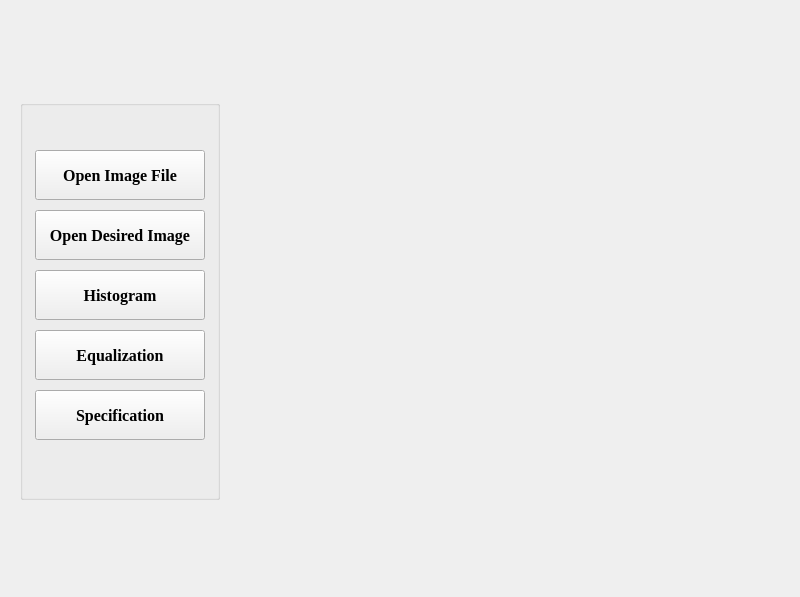
<?xml version="1.0" encoding="UTF-8"?>
<ui version="4.0">
 <class>AnaSayfa</class>
 <widget class="QMainWindow" name="AnaSayfa">
  <property name="geometry">
   <rect>
    <x>0</x>
    <y>0</y>
    <width>800</width>
    <height>597</height>
   </rect>
  </property>
  <property name="windowTitle">
   <string>Ana Sayfa</string>
  </property>
  <widget class="QWidget" name="centralwidget">
   <widget class="QWidget" name="gridLayoutWidget">
    <property name="geometry">
     <rect>
      <x>230</x>
      <y>10</y>
      <width>561</width>
      <height>581</height>
     </rect>
    </property>
    <layout class="QGridLayout" name="gridLayout">
     <property name="spacing">
      <number>5</number>
     </property>
     <item row="1" column="0">
      <widget class="QLabel" name="label_3">
       <property name="sizePolicy">
        <sizepolicy hsizetype="Ignored" vsizetype="Ignored">
         <horstretch>0</horstretch>
         <verstretch>0</verstretch>
        </sizepolicy>
       </property>
       <property name="text">
        <string/>
       </property>
       <property name="scaledContents">
        <bool>true</bool>
       </property>
      </widget>
     </item>
     <item row="1" column="1">
      <widget class="QLabel" name="label_4">
       <property name="sizePolicy">
        <sizepolicy hsizetype="Ignored" vsizetype="Ignored">
         <horstretch>0</horstretch>
         <verstretch>0</verstretch>
        </sizepolicy>
       </property>
       <property name="text">
        <string/>
       </property>
       <property name="scaledContents">
        <bool>true</bool>
       </property>
      </widget>
     </item>
     <item row="2" column="1">
      <widget class="QLabel" name="label_6">
       <property name="sizePolicy">
        <sizepolicy hsizetype="Ignored" vsizetype="Ignored">
         <horstretch>0</horstretch>
         <verstretch>0</verstretch>
        </sizepolicy>
       </property>
       <property name="text">
        <string/>
       </property>
       <property name="scaledContents">
        <bool>true</bool>
       </property>
      </widget>
     </item>
     <item row="2" column="0">
      <widget class="QLabel" name="label_5">
       <property name="sizePolicy">
        <sizepolicy hsizetype="Ignored" vsizetype="Ignored">
         <horstretch>0</horstretch>
         <verstretch>0</verstretch>
        </sizepolicy>
       </property>
       <property name="text">
        <string/>
       </property>
       <property name="scaledContents">
        <bool>true</bool>
       </property>
      </widget>
     </item>
     <item row="0" column="0">
      <widget class="QLabel" name="label_1">
       <property name="sizePolicy">
        <sizepolicy hsizetype="Ignored" vsizetype="Ignored">
         <horstretch>0</horstretch>
         <verstretch>0</verstretch>
        </sizepolicy>
       </property>
       <property name="maximumSize">
        <size>
         <width>16777215</width>
         <height>16777215</height>
        </size>
       </property>
       <property name="text">
        <string/>
       </property>
       <property name="scaledContents">
        <bool>true</bool>
       </property>
      </widget>
     </item>
     <item row="0" column="1">
      <widget class="QLabel" name="label_2">
       <property name="sizePolicy">
        <sizepolicy hsizetype="Ignored" vsizetype="Ignored">
         <horstretch>0</horstretch>
         <verstretch>0</verstretch>
        </sizepolicy>
       </property>
       <property name="text">
        <string/>
       </property>
       <property name="scaledContents">
        <bool>true</bool>
       </property>
      </widget>
     </item>
    </layout>
   </widget>
   <widget class="QGroupBox" name="groupBox">
    <property name="geometry">
     <rect>
      <x>20</x>
      <y>100</y>
      <width>200</width>
      <height>400</height>
     </rect>
    </property>
    <property name="title">
     <string/>
    </property>
    <widget class="QPushButton" name="open_image">
     <property name="geometry">
      <rect>
       <x>15</x>
       <y>50</y>
       <width>170</width>
       <height>50</height>
      </rect>
     </property>
     <property name="font">
      <font>
       <family>Times New Roman</family>
       <pointsize>12</pointsize>
       <weight>75</weight>
       <bold>true</bold>
      </font>
     </property>
     <property name="text">
      <string>Open Image File</string>
     </property>
    </widget>
    <widget class="QPushButton" name="desired_image">
     <property name="geometry">
      <rect>
       <x>15</x>
       <y>110</y>
       <width>170</width>
       <height>50</height>
      </rect>
     </property>
     <property name="font">
      <font>
       <family>Times New Roman</family>
       <pointsize>12</pointsize>
       <weight>75</weight>
       <bold>true</bold>
      </font>
     </property>
     <property name="text">
      <string>Open Desired Image</string>
     </property>
    </widget>
    <widget class="QPushButton" name="histogram">
     <property name="geometry">
      <rect>
       <x>15</x>
       <y>170</y>
       <width>170</width>
       <height>50</height>
      </rect>
     </property>
     <property name="font">
      <font>
       <family>Times New Roman</family>
       <pointsize>12</pointsize>
       <weight>75</weight>
       <bold>true</bold>
      </font>
     </property>
     <property name="text">
      <string>Histogram</string>
     </property>
    </widget>
    <widget class="QPushButton" name="equalization">
     <property name="geometry">
      <rect>
       <x>15</x>
       <y>230</y>
       <width>170</width>
       <height>50</height>
      </rect>
     </property>
     <property name="font">
      <font>
       <family>Times New Roman</family>
       <pointsize>12</pointsize>
       <weight>75</weight>
       <bold>true</bold>
      </font>
     </property>
     <property name="text">
      <string>Equalization</string>
     </property>
    </widget>
    <widget class="QPushButton" name="specification">
     <property name="geometry">
      <rect>
       <x>15</x>
       <y>290</y>
       <width>170</width>
       <height>50</height>
      </rect>
     </property>
     <property name="font">
      <font>
       <family>Times New Roman</family>
       <pointsize>12</pointsize>
       <weight>75</weight>
       <bold>true</bold>
      </font>
     </property>
     <property name="text">
      <string>Specification</string>
     </property>
    </widget>
   </widget>
  </widget>
 </widget>
 <resources/>
 <connections>
  <connection>
   <sender>open_image</sender>
   <signal>clicked()</signal>
   <receiver>AnaSayfa</receiver>
   <slot>RESIM_AC()</slot>
   <hints>
    <hint type="sourcelabel">
     <x>104</x>
     <y>171</y>
    </hint>
    <hint type="destinationlabel">
     <x>136</x>
     <y>26</y>
    </hint>
   </hints>
  </connection>
  <connection>
   <sender>desired_image</sender>
   <signal>clicked()</signal>
   <receiver>AnaSayfa</receiver>
   <slot>RESIM_AC2()</slot>
   <hints>
    <hint type="sourcelabel">
     <x>154</x>
     <y>241</y>
    </hint>
    <hint type="destinationlabel">
     <x>195</x>
     <y>62</y>
    </hint>
   </hints>
  </connection>
  <connection>
   <sender>histogram</sender>
   <signal>clicked()</signal>
   <receiver>AnaSayfa</receiver>
   <slot>HISTOGRAM()</slot>
   <hints>
    <hint type="sourcelabel">
     <x>43</x>
     <y>307</y>
    </hint>
    <hint type="destinationlabel">
     <x>59</x>
     <y>515</y>
    </hint>
   </hints>
  </connection>
  <connection>
   <sender>equalization</sender>
   <signal>clicked()</signal>
   <receiver>AnaSayfa</receiver>
   <slot>EQUALIZATION()</slot>
   <hints>
    <hint type="sourcelabel">
     <x>56</x>
     <y>363</y>
    </hint>
    <hint type="destinationlabel">
     <x>88</x>
     <y>543</y>
    </hint>
   </hints>
  </connection>
  <connection>
   <sender>specification</sender>
   <signal>clicked()</signal>
   <receiver>AnaSayfa</receiver>
   <slot>SPECIFICATION()</slot>
   <hints>
    <hint type="sourcelabel">
     <x>131</x>
     <y>416</y>
    </hint>
    <hint type="destinationlabel">
     <x>163</x>
     <y>561</y>
    </hint>
   </hints>
  </connection>
 </connections>
 <slots>
  <slot>RESIM_AC()</slot>
  <slot>RESIM_AC2()</slot>
  <slot>HISTOGRAM()</slot>
  <slot>EQUALIZATION()</slot>
  <slot>SPECIFICATION()</slot>
 </slots>
</ui>
